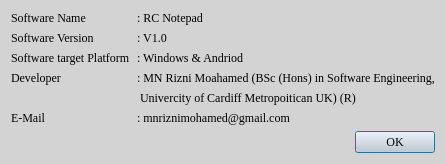
<?xml version="1.0" encoding="UTF-8"?>
<ui version="4.0">
 <class>About</class>
 <widget class="QDialog" name="About">
  <property name="windowModality">
   <enum>Qt::NonModal</enum>
  </property>
  <property name="geometry">
   <rect>
    <x>0</x>
    <y>0</y>
    <width>540</width>
    <height>265</height>
   </rect>
  </property>
  <property name="contextMenuPolicy">
   <enum>Qt::DefaultContextMenu</enum>
  </property>
  <property name="windowTitle">
   <string>About</string>
  </property>
  <property name="windowIcon">
   <iconset resource="res.qrc">
    <normaloff>:/img/Icon-notepad.png</normaloff>:/img/Icon-notepad.png</iconset>
  </property>
  <property name="autoFillBackground">
   <bool>false</bool>
  </property>
  <property name="styleSheet">
   <string notr="true">background-color: lightgray;
color:black;</string>
  </property>
  <property name="sizeGripEnabled">
   <bool>false</bool>
  </property>
  <layout class="QVBoxLayout" name="verticalLayout">
   <property name="sizeConstraint">
    <enum>QLayout::SetFixedSize</enum>
   </property>
   <item>
    <layout class="QFormLayout" name="formLayout">
     <item row="0" column="0">
      <widget class="QLabel" name="label">
       <property name="font">
        <font>
         <family>Times New Roman</family>
         <pointsize>9</pointsize>
        </font>
       </property>
       <property name="text">
        <string>Software Name</string>
       </property>
      </widget>
     </item>
     <item row="0" column="1">
      <widget class="QLabel" name="label_3">
       <property name="font">
        <font>
         <family>Times New Roman</family>
         <pointsize>9</pointsize>
        </font>
       </property>
       <property name="text">
        <string>: RC Notepad</string>
       </property>
      </widget>
     </item>
     <item row="1" column="0">
      <widget class="QLabel" name="label_2">
       <property name="font">
        <font>
         <family>Times New Roman</family>
         <pointsize>9</pointsize>
        </font>
       </property>
       <property name="text">
        <string>Software Version</string>
       </property>
      </widget>
     </item>
     <item row="1" column="1">
      <widget class="QLabel" name="label_4">
       <property name="font">
        <font>
         <family>Times New Roman</family>
         <pointsize>9</pointsize>
        </font>
       </property>
       <property name="text">
        <string>: V1.0</string>
       </property>
      </widget>
     </item>
     <item row="2" column="0">
      <widget class="QLabel" name="label_5">
       <property name="font">
        <font>
         <family>Times New Roman</family>
         <pointsize>9</pointsize>
        </font>
       </property>
       <property name="text">
        <string>Software target Platform</string>
       </property>
      </widget>
     </item>
     <item row="2" column="1">
      <widget class="QLabel" name="label_6">
       <property name="font">
        <font>
         <family>Times New Roman</family>
         <pointsize>9</pointsize>
        </font>
       </property>
       <property name="text">
        <string>: Windows &amp; Andriod</string>
       </property>
      </widget>
     </item>
     <item row="3" column="0">
      <widget class="QLabel" name="label_7">
       <property name="font">
        <font>
         <family>Times New Roman</family>
         <pointsize>9</pointsize>
        </font>
       </property>
       <property name="text">
        <string>Developer</string>
       </property>
      </widget>
     </item>
     <item row="3" column="1">
      <widget class="QLabel" name="label_8">
       <property name="font">
        <font>
         <family>Times New Roman</family>
         <pointsize>9</pointsize>
        </font>
       </property>
       <property name="text">
        <string>: MN Rizni Moahamed (BSc (Hons) in Software Engineering,</string>
       </property>
      </widget>
     </item>
     <item row="4" column="0">
      <widget class="QLabel" name="label_9">
       <property name="font">
        <font>
         <family>Times New Roman</family>
         <pointsize>9</pointsize>
        </font>
       </property>
       <property name="text">
        <string/>
       </property>
      </widget>
     </item>
     <item row="4" column="1">
      <widget class="QLabel" name="label_10">
       <property name="font">
        <font>
         <family>Times New Roman</family>
         <pointsize>9</pointsize>
        </font>
       </property>
       <property name="text">
        <string> Univercity of Cardiff Metropoitican UK) (R)</string>
       </property>
      </widget>
     </item>
     <item row="5" column="0">
      <widget class="QLabel" name="label_11">
       <property name="font">
        <font>
         <family>Times New Roman</family>
         <pointsize>9</pointsize>
        </font>
       </property>
       <property name="text">
        <string>E-Mail</string>
       </property>
      </widget>
     </item>
     <item row="5" column="1">
      <widget class="QLabel" name="label_12">
       <property name="font">
        <font>
         <family>Times New Roman</family>
         <pointsize>9</pointsize>
        </font>
       </property>
       <property name="text">
        <string>: mnriznimohamed@gmail.com</string>
       </property>
      </widget>
     </item>
    </layout>
   </item>
   <item>
    <layout class="QHBoxLayout" name="horizontalLayout">
     <item>
      <spacer name="horizontalSpacer">
       <property name="font">
        <font>
         <family>Times New Roman</family>
         <pointsize>9</pointsize>
        </font>
       </property>
       <property name="orientation">
        <enum>Qt::Horizontal</enum>
       </property>
       <property name="sizeHint" stdset="0">
        <size>
         <width>40</width>
         <height>20</height>
        </size>
       </property>
      </spacer>
     </item>
     <item>
      <widget class="QPushButton" name="btnOK">
       <property name="font">
        <font>
         <family>Times New Roman</family>
         <pointsize>9</pointsize>
        </font>
       </property>
       <property name="text">
        <string>OK</string>
       </property>
      </widget>
     </item>
    </layout>
   </item>
  </layout>
 </widget>
 <resources>
  <include location="res.qrc"/>
 </resources>
 <connections>
  <connection>
   <sender>btnOK</sender>
   <signal>clicked()</signal>
   <receiver>About</receiver>
   <slot>accept()</slot>
   <hints>
    <hint type="sourcelabel">
     <x>527</x>
     <y>218</y>
    </hint>
    <hint type="destinationlabel">
     <x>697</x>
     <y>286</y>
    </hint>
   </hints>
  </connection>
 </connections>
</ui>
